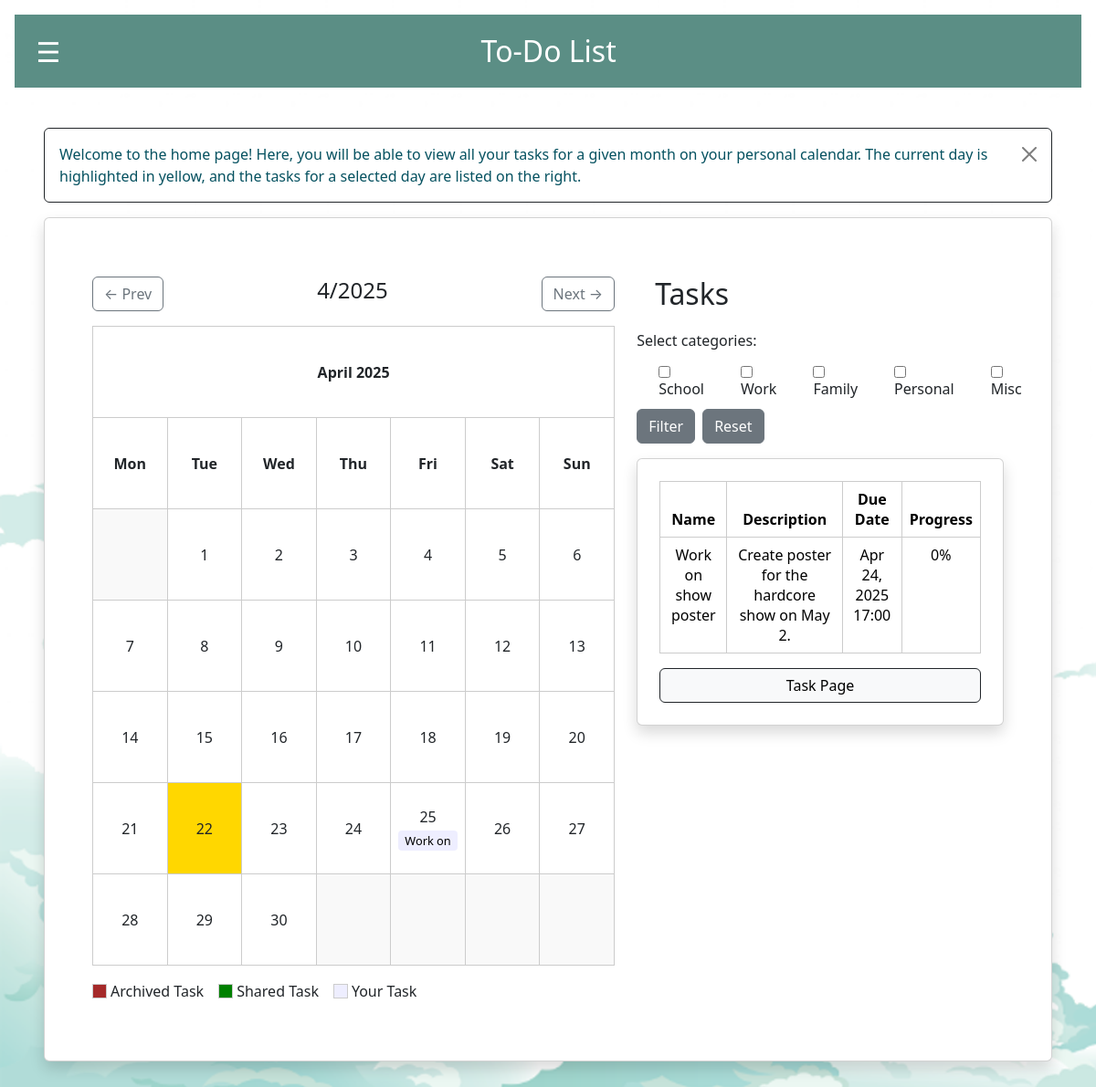
/home/ (signed in), run on an earlier commit of the app's database.
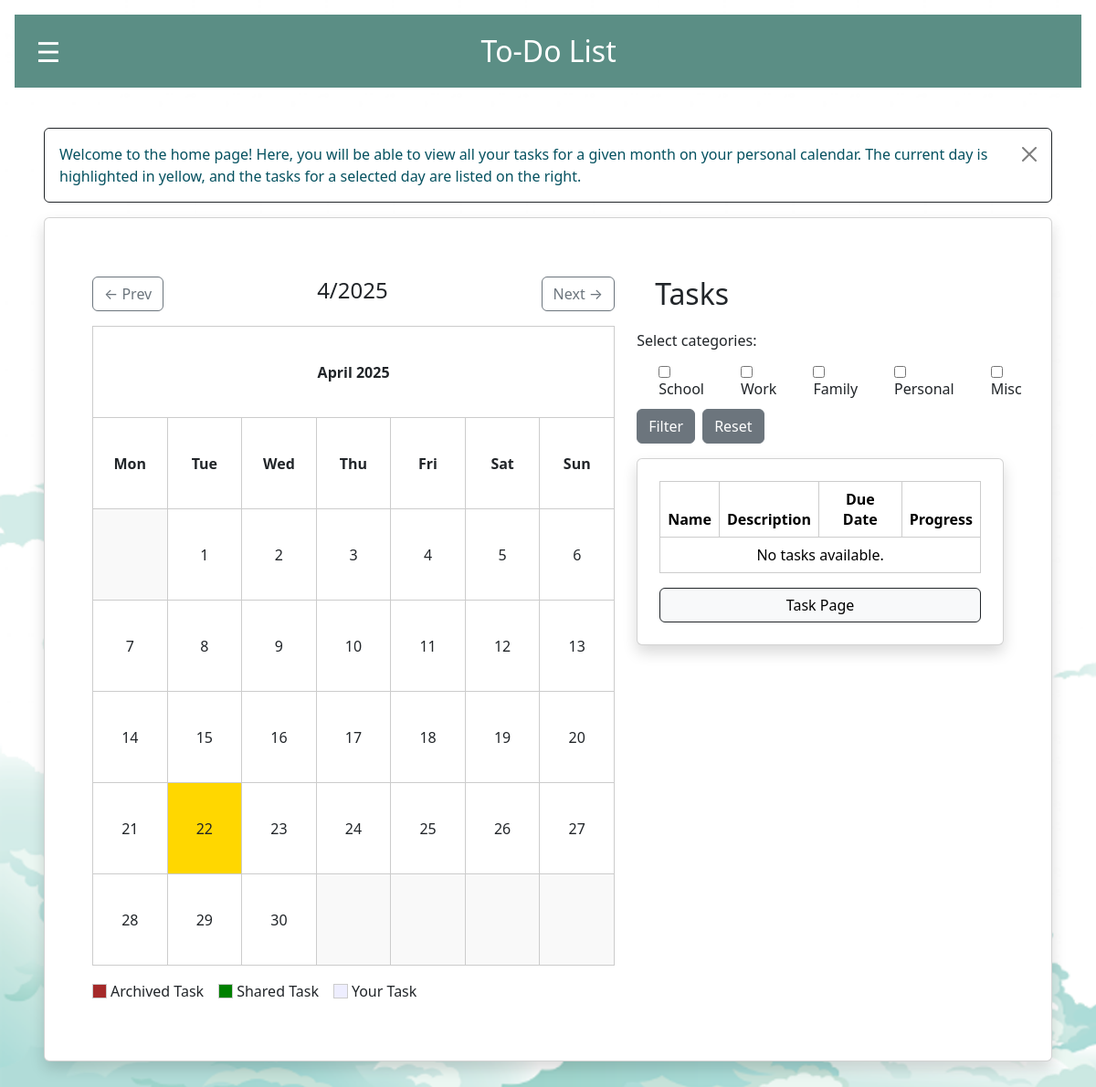
And on a later commit of the database.
### todoapp/models.py (models this page shows, shortened)
class Category(models.Model):
    name = models.CharField(max_length=50)
    def __str__(self):
        return self.name

class Task(models.Model):
    name = models.CharField(max_length=255)
    creator = models.ForeignKey(User, on_delete=models.CASCADE)
    description = models.TextField()
    due_date = models.DateTimeField()
    progress = models.IntegerField(default=0)
    is_completed = models.BooleanField(default=False)
    is_archived = models.BooleanField(default=False)
    categories = models.ManyToManyField(Category, related_name="tasks", blank=True)
    assigned_users = models.ManyToManyField(User, related_name="assigned_tasks")
    notifications_enabled = models.BooleanField(default=False)

### todoapp/views.py (the view, shortened to what this page needs)
# urls.py: path('home/', views.calender_view , name='home'),
@login_required(login_url='index')
@require_GET
@csrf_exempt
def calender_view(request):
    form = FilterTasksForm(request.GET or None)
    year  = request.GET.get('year')
    month = request.GET.get('month')
    if year and month:
        year, month = int(year), int(month)
    else:
        today = datetime.today()
        year, month = today.year, today.month
    monthly_tasks = Task.objects.filter(
        Q(creator=request.user) | Q(assigned_users=request.user),
        due_date__year=year,
        due_date__month=month,
    ).distinct().order_by('due_date')
    sidebar_tasks = Task.objects.filter(
        Q(creator=request.user) | Q(assigned_users=request.user),
        is_completed=False,
        is_archived=False,
    ).distinct().order_by('due_date')
    prev_month = 12 if month == 1 else month - 1
    prev_year  = year - 1 if month == 1 else year
    next_month = 1  if month == 12 else month + 1
    next_year  = year + 1 if month == 12 else year
    us_hols = holidays.CountryHoliday('US', years=[year])
    holiday_dict = {
        dt.day: name
        for dt, name in us_hols.items()
        if dt.month == month
    }
    cal = TaskCalendar(
        monthly_tasks,
        year,
        month,
        holidays=holiday_dict,
        user=request.user
    )
    html_calendar = cal.formatmonth(year, month)
    return render(request, 'home.html', {
        'calendar':     html_calendar,
        'year':         year,
        'month':        month,
        'prev_year':    prev_year,
        'prev_month':   prev_month,
        'next_year':    next_year,
        'next_month':   next_month,
        'form':         form,           # your FilterTasksForm
        'all_tasks':    sidebar_tasks,  # template loops over all_tasks
        'holiday_dict': holiday_dict,
    })

### todoapp/forms.py
class FilterTasksForm(forms.Form):
    user_category_filter = forms.ModelMultipleChoiceField(
        queryset=Category.objects.all(),
        widget=forms.CheckboxSelectMultiple,
        required=False,
        label="Select categories:"
    )

### todoapp/context_processors.py (called while the page is built)
def vapid_key(request):
    return {
        'vapid_key': settings.VAPID_PUBLIC_KEY
    }

### todoapp/utils.py (called while the page is built)
    def group_by_day(self, tasks):
        task_dict = {}
        for task in tasks:
            task_day = task.due_date.day
            task_dict.setdefault(task_day, []).append(task)
        return task_dict

    def formatmonth(self, year, month, withyear=True):
        self.year, self.month = year, month
        return super().formatmonth(year, month, withyear=withyear)

### todoapp/templates/home.html (shortened to what the changed rows need)
{% extends 'base.html' %}
{% block content %}
<div class="card p-4 shadow" style="max-width: 1200px; margin: 0 auto;">
  <div class="card-body">
  <div class="container my-4">
      <div class="row">
  <div class="col-md-7">
      <div class="calendar">
        <div id="calendar-container">
          {{ calendar|safe }}
      </div>
      </div>
  </div>
  <div class="col-md-5">
      <h2 style="margin-bottom: 20px; margin-left: 20px;">Tasks</h2>
      <div class="filter-form">
        <form method="get" title="Select a category to filter all tasks based on their category assignment." name="filter_tasks" class="d-flex justify-content-between align-items-center flex-wrap gap-2">
            <div class="d-flex flex-row gap-3">
                {% for checkbox in form.user_category_filter %}
                    <div class="form-check">
                        {{ checkbox.tag }}
                        <label class="form-check-label">{{ checkbox.choice_label }}</label>
                    </div>
                {% endfor %}
            </div>
        </form>
    </div>
          <div class="card p-4 shadow">
              <table class="table">
                  <thead>
                      <tr>
                          <th>Name</th>
                          <th>Description</th>
                          <th>Due Date</th>
                          <th>Progress</th>
                      </tr>
                  </thead>
                  <tbody>
                      {% for task in all_tasks %}
                      <tr>
                          <td>{{ task.name }}</td>
                          <td>{{ task.description }}</td>
                          <td>{{ task.due_date|date:"M d, Y H:i" }}</td>
                          <td>{{ task.progress }}%</td>
                      </tr>
                      {% empty %}
                      <tr>
                          <td colspan="5" class="text-center">No tasks available.</td>
                      </tr>
                      {% endfor %}
                  </tbody>
              </table>
          </div>
      </div>
    </div>
  </div>
</div>
{% endblock %}

What changed in the data, as far as the page shows it:
removed Task: name "Work on show poster", description "Create poster for the hardcore show on May 2.", due_date "Apr 24, 2025 17:00", progress "0"
Also different on the page:
{{ calendar|safe }}: "April 2025 Mon Tue Wed Thu Fri Sat Sun 1 2 3 4 5 6 7 8 9 10 11 12 13 14 15 16 17 18 19 20 21 22 23 24 25 Work on 26 27 28 29 30" → "April 2025 Mon Tue Wed Thu Fri Sat Sun 1 2 3 4 5 6 7 8 9 10 11 12 13 14 15 16 17 18 19 20 21 22 23 24 25 26 27 28 29 30"
text now shown: "No tasks available."
